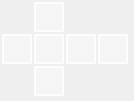
<?xml version="1.0" encoding="UTF-8"?>
<ui version="4.0">
 <class>ViewSelector</class>
 <widget class="QWidget" name="ViewSelector">
  <property name="geometry">
   <rect>
    <x>0</x>
    <y>0</y>
    <width>134</width>
    <height>101</height>
   </rect>
  </property>
  <property name="sizePolicy">
   <sizepolicy hsizetype="Fixed" vsizetype="Fixed">
    <horstretch>0</horstretch>
    <verstretch>0</verstretch>
   </sizepolicy>
  </property>
  <property name="styleSheet">
   <string notr="true">QPushButton { 
    background-color: rgba(255, 255, 255, 40%);
	border-width: 2;
	border-style: solid;
	border-color: rgba(255, 255, 255, 80%);
	margin: 0px;
	padding: 0px;
 }

QPushButton:hover {
    background-color: rgba(255, 255, 255, 60%);
}

QPushButton:pressed {
    background-color: rgba(255, 255, 255, 80%);
}</string>
  </property>
  <layout class="QGridLayout">
   <property name="margin">
    <number>0</number>
   </property>
   <property name="spacing">
    <number>0</number>
   </property>
   <item row="0" column="1">
    <widget class="QPushButton" name="top">
     <property name="maximumSize">
      <size>
       <width>30</width>
       <height>30</height>
      </size>
     </property>
     <property name="text">
      <string/>
     </property>
    </widget>
   </item>
   <item row="1" column="0">
    <widget class="QPushButton" name="left">
     <property name="maximumSize">
      <size>
       <width>30</width>
       <height>30</height>
      </size>
     </property>
     <property name="text">
      <string/>
     </property>
    </widget>
   </item>
   <item row="1" column="1">
    <widget class="QPushButton" name="front">
     <property name="maximumSize">
      <size>
       <width>30</width>
       <height>30</height>
      </size>
     </property>
     <property name="text">
      <string/>
     </property>
    </widget>
   </item>
   <item row="1" column="2">
    <widget class="QPushButton" name="right">
     <property name="maximumSize">
      <size>
       <width>30</width>
       <height>30</height>
      </size>
     </property>
     <property name="text">
      <string/>
     </property>
    </widget>
   </item>
   <item row="1" column="3">
    <widget class="QPushButton" name="back">
     <property name="maximumSize">
      <size>
       <width>30</width>
       <height>30</height>
      </size>
     </property>
     <property name="text">
      <string/>
     </property>
    </widget>
   </item>
   <item row="2" column="1">
    <widget class="QPushButton" name="bottom">
     <property name="maximumSize">
      <size>
       <width>30</width>
       <height>30</height>
      </size>
     </property>
     <property name="text">
      <string/>
     </property>
    </widget>
   </item>
  </layout>
 </widget>
 <resources/>
 <connections/>
</ui>
